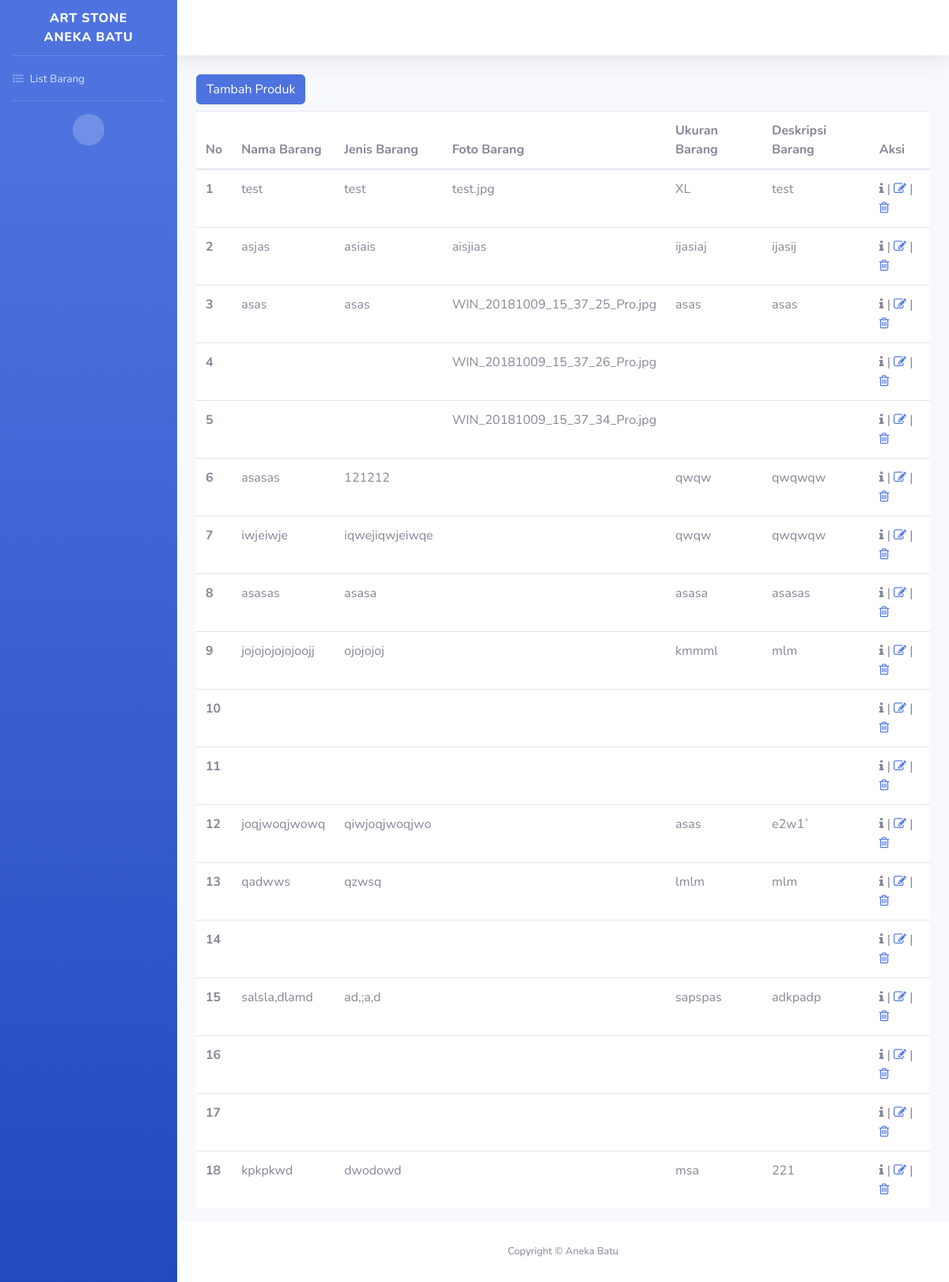
Screenshot of /index.php/shopp/list_barang with the database file from the repository.
### tables this page shows
CREATE TABLE `barang_stk` (
  `id` int(11) NOT NULL,
  `nama_barang` varchar(255) NOT NULL,
  `jenis_barang` varchar(255) NOT NULL,
  `foto_barang` varchar(255) NOT NULL,
  `uk_barang` varchar(255) NOT NULL,
  `desk_barang` varchar(255) NOT NULL
);

### application/views/layout/wrapper.php (called while the page is built)
<?php
require_once('head.php');
require_once('nav.php');
require_once('header.php');
require_once('content.php');
require_once('footer.php');
?>

### application/controllers/Shopp.php (called while the page is built, shortened)
<?php
class Shopp extends CI_Controller {
    public function __construct()
    {
     $this->load->model('M_shopp');
     $this->load->helper(array('form', 'url'));
	}
    public function list_barang(){
        $data = array(  'isi' 	=> 'admin/list_barang/lst_barang',
        'barang'	=>	$this->M_shopp->getAll(),
                    'nav'	=>	'admin/v_nav_admin',
                    'title' => 'Daftar Barang');
    $this->load->view('layout/wrapper',$data);
    }
}

### index.php (called while the page is built, shortened)
<?php
require_once BASEPATH.'core/CodeIgniter.php';

### application/views/layout/nav.php (called while the page is built)
<?php
if ($nav) {
  $this->load->view($nav);
}
 ?>

### application/views/layout/content.php (called while the page is built)
<?php
if ($isi) {
	$this->load->view($isi);
}
?>

### application/models/M_shopp.php (called while the page is built, shortened)
<?php
class M_shopp extends CI_Model {
	public function getAll()
	{
		$this->db->order_by('id', 'asc');
		return $this->db->get('barang_stk')->result();
	}
}

### application/views/admin/list_barang/lst_barang.php (the view)
<div class="container-fluid">
<a class="btn btn-primary mb-2" href="<?= base_url('index.php/shopp/product_add') ?>">Tambah Produk</a>
<table class="table bg-white">
		<thead>
			<tr>
				<th scope="col">No</th>
				<th scope="col">Nama Barang</th>
				<th scope="col">Jenis Barang</th>
                <th scope="col">Foto Barang</th>
                <th scope="col">Ukuran Barang</th>
                <th scope="col">Deskripsi Barang</th>
                <th scope="col">Aksi</th>
			</tr>
		</thead>
		<tbody>
			<?php
			$i=1;
			foreach ($barang as $row): ?>
			<tr>
				<th scope="row"><?php echo $i++; ?></th>
				<td><?php echo $row->nama_barang; ?></td>
				<td><?php echo $row->jenis_barang; ?></td>
                <td><?php echo $row->foto_barang; ?></td>
                <td><?php echo $row->uk_barang; ?></td>
                <td><?php echo $row->desk_barang; ?></td>
				<td>
                    <a class="fa fa-info"></a> |
					<a class="fa fa-pencil-square-o" href="<?= base_url('index.php/admin/user_edit/'.$row->id) ?>"></a> |
					<a class="fa fa-trash-o" href="<?= base_url('index.php/admin/user_delete/'.$row->id) ?>"></a>
				</td>
			</tr>
			<?php endforeach ?>
		</tbody>
	</table>
</div>

### application/views/layout/head.php (shortened to what this page needs)
<!DOCTYPE html>
<html lang="en">
<head>
  <link rel="stylesheet" href="https://maxcdn.bootstrapcdn.com/font-awesome/4.5.0/css/font-awesome.min.css" />
  <link href="<?php echo base_url('assets/admin/css/sb-admin-2.min.css') ?>" rel="stylesheet">
</head>

### application/views/admin/v_nav_admin.php
<body id="page-top">
  <div id="wrapper">
    <ul class="navbar-nav bg-gradient-primary sidebar sidebar-dark accordion" id="accordionSidebar">
      <a class="sidebar-brand d-flex align-items-center justify-content-center" href="<?= base_url('index.php/admin/index') ?>">
        <div class="sidebar-brand-text mx-3">Art Stone Aneka Batu</div>
      </a>
      <hr class="sidebar-divider my-0">
      <li class="nav-item">
        <a class="nav-link" href="<?= base_url('index.php/Shopp/list_barang') ?>">
          <i class="fa fa-list-ul"></i>
          <span>List Barang</span></a>
      </li>
      <hr class="sidebar-divider">
      <div class="text-center d-none d-md-inline">
        <button class="rounded-circle border-0" id="sidebarToggle"></button>
      </div>
    </ul>

### application/views/layout/header.php (shortened to what this page needs)
<div id="content-wrapper" class="d-flex flex-column">
  <div id="content">
    <nav class="navbar navbar-expand navbar-light bg-white topbar mb-4 static-top shadow">
      <ul class="navbar-nav ml-auto">
        <li class="nav-item dropdown no-arrow">
          <a class="nav-link dropdown-toggle" href="#" id="userDropdown" role="button" data-toggle="dropdown" aria-haspopup="true" aria-expanded="false">
          </a>
        </li>
      </ul>
    </nav>

### application/views/layout/footer.php (shortened to what this page needs)
</div>
      <footer class="sticky-footer bg-white">
        <div class="container my-auto">
          <div class="copyright text-center my-auto">
            <span>Copyright &copy; Aneka Batu</span>
          </div>
        </div>
      </footer>
    </div>
  </div>
</body>
</html>

### rows the page displays
barang_stk: nama_barang "test", jenis_barang "test", foto_barang "test.jpg", uk_barang "XL", desk_barang "test"
barang_stk: nama_barang "asjas", jenis_barang "asiais", foto_barang "aisjias", uk_barang "ijasiaj", desk_barang "ijasij"
barang_stk: nama_barang "asas", jenis_barang "asas", foto_barang "WIN_20181009_15_37_25_Pro.jpg", uk_barang "asas", desk_barang "asas"
barang_stk: foto_barang "WIN_20181009_15_37_26_Pro.jpg"
barang_stk: foto_barang "WIN_20181009_15_37_34_Pro.jpg"
barang_stk: nama_barang "asasas", jenis_barang "121212", uk_barang "qwqw", desk_barang "qwqwqw"
barang_stk: nama_barang "iwjeiwje", jenis_barang "iqwejiqwjeiwqe", uk_barang "qwqw", desk_barang "qwqwqw"
barang_stk: nama_barang "asasas", jenis_barang "asasa", uk_barang "asasa", desk_barang "asasas"
barang_stk: nama_barang "jojojojojojoojj", jenis_barang "ojojojoj", uk_barang "kmmml", desk_barang "mlm"
barang_stk: nama_barang "joqjwoqjwowq", jenis_barang "qiwjoqjwoqjwo", uk_barang "asas", desk_barang "e2w1`"
barang_stk: nama_barang "qadwws", jenis_barang "qzwsq", uk_barang "lmlm", desk_barang "mlm"
barang_stk: nama_barang "salsla,dlamd", jenis_barang "ad,;a,d", uk_barang "sapspas", desk_barang "adkpadp"
barang_stk: nama_barang "kpkpkwd", jenis_barang "dwodowd", uk_barang "msa", desk_barang "221"
